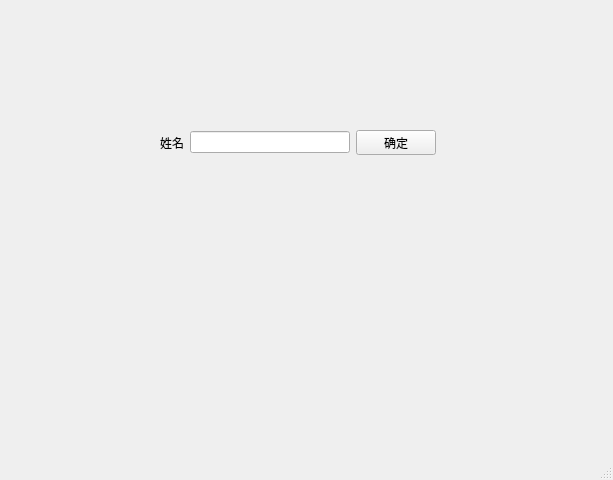
<?xml version="1.0" encoding="UTF-8"?>
<ui version="4.0">
 <class>MainWindow</class>
 <widget class="QMainWindow" name="MainWindow">
  <property name="geometry">
   <rect>
    <x>0</x>
    <y>0</y>
    <width>613</width>
    <height>480</height>
   </rect>
  </property>
  <property name="windowTitle">
   <string>MainWindow</string>
  </property>
  <widget class="QWidget" name="centralwidget">
   <widget class="QWidget" name="formLayoutWidget">
    <property name="geometry">
     <rect>
      <x>160</x>
      <y>130</y>
      <width>276</width>
      <height>25</height>
     </rect>
    </property>
    <layout class="QHBoxLayout" name="horizontalLayout">
     <item>
      <widget class="QLabel" name="label">
       <property name="text">
        <string>姓名</string>
       </property>
      </widget>
     </item>
     <item>
      <widget class="QLineEdit" name="lineEdit"/>
     </item>
     <item>
      <widget class="QPushButton" name="pushButton">
       <property name="text">
        <string>确定</string>
       </property>
      </widget>
     </item>
    </layout>
   </widget>
  </widget>
  <widget class="QMenuBar" name="menubar">
   <property name="geometry">
    <rect>
     <x>0</x>
     <y>0</y>
     <width>613</width>
     <height>23</height>
    </rect>
   </property>
  </widget>
  <widget class="QStatusBar" name="statusbar"/>
 </widget>
 <resources/>
 <connections/>
</ui>
